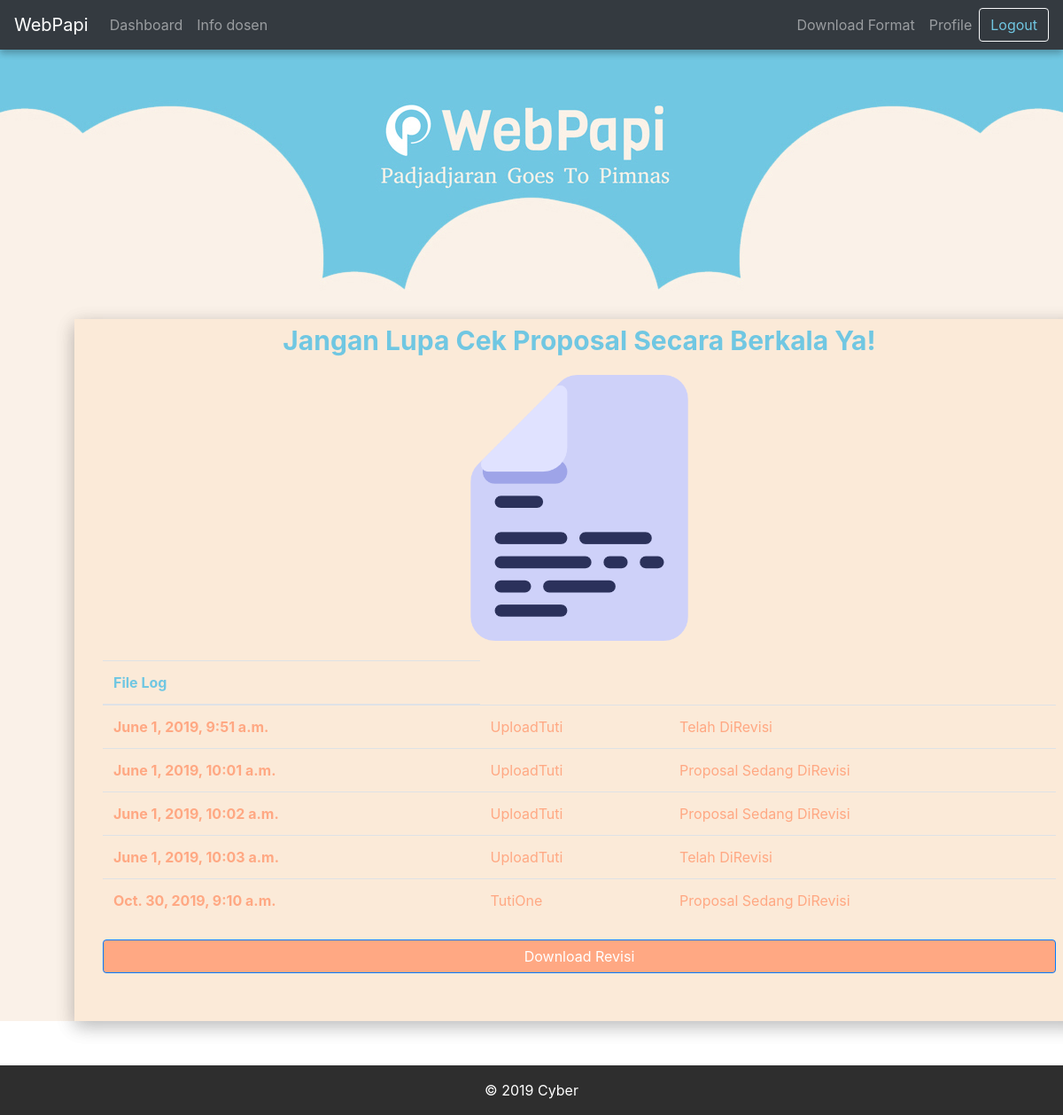
Screenshot of /log-file/ (signed in) with the database file from the repository.
### papi/models.py (models this page shows)
class LogHistoryPKM(models.Model):
    tanggal = models.DateTimeField(default=timezone.now)
    documentRevisi = models.FileField(
        upload_to='revisi', default='DefaultFile.docx', validators=[validate_file_extension])
    deskripsiLog = models.CharField(max_length=50, default="")
    idProposalPkm = models.ForeignKey(
        'ProposalPKM', on_delete=models.CASCADE, null=True)
    idKetua = models.ForeignKey(User, on_delete=models.CASCADE, null=True)
    idDosenReviewer = models.ForeignKey(
        Dosen, on_delete=models.CASCADE, null=True)
    def __str__(self):
        return f'{self.idKetua,self.idProposalPkm, self.documentRevisi}'

class ProposalPKM(models.Model):
    judul = models.CharField(max_length=50)
    namaKetua = models.CharField(max_length=50)
    deskripsi = models.TextField(default='')
    createdDate = models.DateTimeField(default=timezone.now)
    document = models.FileField(
        upload_to='proposal', default='DefaultFile.docx', validators=[validate_file_extension])
    idUsers = models.ForeignKey(User, on_delete=models.CASCADE)
    idDosenReviewer = models.ForeignKey(
        Dosen, on_delete=models.CASCADE, default=1)
    idKategori = models.ForeignKey(
        'KategoriPKM', on_delete=models.CASCADE, default=1)
    idBidang = models.ForeignKey(
        'BidangPKM', on_delete=models.CASCADE, default=1)
    idStatus = models.ForeignKey(
        'StatusRevisi', on_delete=models.CASCADE, default=1)
    idFakultas = models.ForeignKey(
        Fakultas, on_delete=models.CASCADE, default=1)
    def __str__(self):
        return f'{self.pk,self.judul}'

### papi/views.py (the view)
# urls.py: path('log-file/', views.log_file, name='log-file'),
def log_file(request):
    p_user = request.user
    logHistory = LogHistoryPKM.objects.filter(idKetua=request.user)
    fileRevisi = LogHistoryPKM.objects.filter(
        idKetua=request.user).order_by('-tanggal').first()
    filePath = request.POST.get('filePath')
    print(fileRevisi)
    print("base dir:"+base_dir)
    if fileRevisi is None:
        pass
    else:
        print("WOW ADA")
        if fileRevisi.documentRevisi.name != "DefaultFile.docx":
            if filePath == fileRevisi.documentRevisi.path:
                path = fileRevisi.documentRevisi.path
                return download_revisi(request, path)
        else:
            pass
    proposal = ProposalPKM.objects.filter(idUsers=p_user).first()
    context = {
        'logHistory': logHistory,
        'proposal': proposal,
        'fileRevisi': fileRevisi,
    }
    return render(request, 'papi/file_log.html', context)

### users/models.py (called while the page is built)
    def __str__(self):
        return f'{self.pk, self.email}'

### papi/templates/papi/file_log.html (shortened to what this page needs)
{% extends 'papi/base.html' %}
{% load static %}
    {% block content %}
    <div class="container-fluid text-center"
        style="background-image: url({% static 'papi/img/Head.jpg' %});background-position: top;background-size: auto;">
        <div style="min-height: 330px;"></div>
    </div>
    <form action="{% url 'log-file'%}" method="POST" class="login-clean" style="background-color: #FAF1E8;">
        <div class="container"
            style="min-width: 80%;background-color: #fbead8;margin-top: -50px;margin-bottom: 50px; box-shadow: 0 6px 20px 0 rgba(0, 0, 0, 0.15), 0 6px 20px 0 rgba(0, 0, 0, 0.15); margin-right: 10%; margin-left: 7%">
            <div class="form-row">
                <div class="col">
                    <p class="text-center" style="color: #70c7e2;font-size: 30px;font-weight: bold;">Jangan Lupa Cek
                        Proposal Secara Berkala Ya!<br></p>
                </div>
            </div>
            <div class="illustration">
                <div><img src="{% static 'papi/img/file.png' %}" class="center" style="width:300px;height:300px;"></div>
            </div>
            <div class="container">
                <div class="table-responsive">
                    <table class="table">
                        <thead>
                            <tr>
                                <th scope="col" style="color: #70c7e2">File Log</th>
                            </tr>
                        </thead>
                        <tbody>
                            {% for log in logHistory %}
                            <tr>
                                <th scope="row">{{log.tanggal}}</th>
                                <td>{{log.idProposalPkm.judul}}</td>
                                <td>{{log.deskripsiLog}}</td>
                            </tr>
                            {% endfor %}
                        </tbody>
                    </table>
                </div>
            </div>
            <div class="container">
                <button type="submit" class="btn btn-primary btn-block" type="submit"
                    style="background-color: #ffa883; margin-bottom: 50px">Download Revisi</button>
            </div>
        </div>
    </form>
    {% endblock %}

### papi/static/papi/css/Login-Form-Clean.css (style rules this page uses)
.login-clean { background: #f1f7fc; padding: 80px 0; }
.login-clean .illustration { text-align: center; padding: 0 0 20px; font-size: 100px; color: rgb(244,71,107); }

### papi/static/papi/css/styles.css (style rules this page uses)
.login-clean { background: #f1f7fc; padding: 80px 0; padding-bottom: 0; }
.table { color: #FFA883; }
.container { padding: 2px 16px; }

### rows the page displays
LogHistoryPKM: tanggal "June 1, 2019, 9:51 a.m.", idProposalPkm.judul "UploadTuti", deskripsiLog "Telah DiRevisi"
LogHistoryPKM: tanggal "June 1, 2019, 10:01 a.m.", idProposalPkm.judul "UploadTuti", deskripsiLog "Proposal Sedang DiRevisi"
LogHistoryPKM: tanggal "June 1, 2019, 10:02 a.m.", idProposalPkm.judul "UploadTuti", deskripsiLog "Proposal Sedang DiRevisi"
LogHistoryPKM: tanggal "June 1, 2019, 10:03 a.m.", idProposalPkm.judul "UploadTuti", deskripsiLog "Telah DiRevisi"
LogHistoryPKM: tanggal "Oct. 30, 2019, 9:10 a.m.", idProposalPkm.judul "TutiOne", deskripsiLog "Proposal Sedang DiRevisi"
